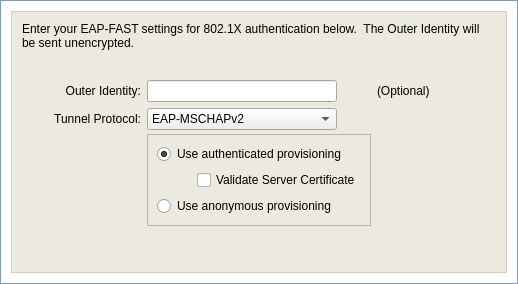
<ui version="4.0" >
 <class>Form</class>
 <widget class="QWidget" name="Form" >
  <property name="geometry" >
   <rect>
    <x>0</x>
    <y>0</y>
    <width>518</width>
    <height>284</height>
   </rect>
  </property>
  <property name="sizePolicy" >
   <sizepolicy vsizetype="Fixed" hsizetype="Fixed" >
    <horstretch>0</horstretch>
    <verstretch>0</verstretch>
   </sizepolicy>
  </property>
  <property name="minimumSize" >
   <size>
    <width>518</width>
    <height>284</height>
   </size>
  </property>
  <property name="maximumSize" >
   <size>
    <width>496</width>
    <height>262</height>
   </size>
  </property>
  <property name="windowTitle" >
   <string>Form</string>
  </property>
  <layout class="QVBoxLayout" >
   <property name="spacing" >
    <number>0</number>
   </property>
   <property name="leftMargin" >
    <number>0</number>
   </property>
   <property name="topMargin" >
    <number>0</number>
   </property>
   <property name="rightMargin" >
    <number>0</number>
   </property>
   <property name="bottomMargin" >
    <number>0</number>
   </property>
   <item>
    <widget class="QFrame" name="frameOuterCosmetic" >
     <property name="sizePolicy" >
      <sizepolicy vsizetype="Fixed" hsizetype="Preferred" >
       <horstretch>0</horstretch>
       <verstretch>0</verstretch>
      </sizepolicy>
     </property>
     <property name="minimumSize" >
      <size>
       <width>16</width>
       <height>284</height>
      </size>
     </property>
     <property name="maximumSize" >
      <size>
       <width>16777215</width>
       <height>284</height>
      </size>
     </property>
     <property name="palette" >
      <palette>
       <active>
        <colorrole role="WindowText" >
         <brush brushstyle="SolidPattern" >
          <color alpha="255" >
           <red>127</red>
           <green>157</green>
           <blue>185</blue>
          </color>
         </brush>
        </colorrole>
        <colorrole role="Base" >
         <brush brushstyle="SolidPattern" >
          <color alpha="255" >
           <red>255</red>
           <green>255</green>
           <blue>255</blue>
          </color>
         </brush>
        </colorrole>
        <colorrole role="Window" >
         <brush brushstyle="SolidPattern" >
          <color alpha="255" >
           <red>255</red>
           <green>255</green>
           <blue>255</blue>
          </color>
         </brush>
        </colorrole>
       </active>
       <inactive>
        <colorrole role="WindowText" >
         <brush brushstyle="SolidPattern" >
          <color alpha="255" >
           <red>127</red>
           <green>157</green>
           <blue>185</blue>
          </color>
         </brush>
        </colorrole>
        <colorrole role="Base" >
         <brush brushstyle="SolidPattern" >
          <color alpha="255" >
           <red>255</red>
           <green>255</green>
           <blue>255</blue>
          </color>
         </brush>
        </colorrole>
        <colorrole role="Window" >
         <brush brushstyle="SolidPattern" >
          <color alpha="255" >
           <red>255</red>
           <green>255</green>
           <blue>255</blue>
          </color>
         </brush>
        </colorrole>
       </inactive>
       <disabled>
        <colorrole role="WindowText" >
         <brush brushstyle="SolidPattern" >
          <color alpha="255" >
           <red>127</red>
           <green>127</green>
           <blue>127</blue>
          </color>
         </brush>
        </colorrole>
        <colorrole role="Base" >
         <brush brushstyle="SolidPattern" >
          <color alpha="255" >
           <red>255</red>
           <green>255</green>
           <blue>255</blue>
          </color>
         </brush>
        </colorrole>
        <colorrole role="Window" >
         <brush brushstyle="SolidPattern" >
          <color alpha="255" >
           <red>255</red>
           <green>255</green>
           <blue>255</blue>
          </color>
         </brush>
        </colorrole>
       </disabled>
      </palette>
     </property>
     <property name="autoFillBackground" >
      <bool>true</bool>
     </property>
     <property name="frameShape" >
      <enum>QFrame::Box</enum>
     </property>
     <property name="frameShadow" >
      <enum>QFrame::Plain</enum>
     </property>
     <layout class="QVBoxLayout" >
      <property name="spacing" >
       <number>10</number>
      </property>
      <property name="leftMargin" >
       <number>10</number>
      </property>
      <property name="topMargin" >
       <number>10</number>
      </property>
      <property name="rightMargin" >
       <number>10</number>
      </property>
      <property name="bottomMargin" >
       <number>10</number>
      </property>
      <item>
       <widget class="QFrame" name="frame" >
        <property name="palette" >
         <palette>
          <active>
           <colorrole role="WindowText" >
            <brush brushstyle="SolidPattern" >
             <color alpha="255" >
              <red>208</red>
              <green>208</green>
              <blue>191</blue>
             </color>
            </brush>
           </colorrole>
           <colorrole role="Base" >
            <brush brushstyle="SolidPattern" >
             <color alpha="255" >
              <red>255</red>
              <green>255</green>
              <blue>255</blue>
             </color>
            </brush>
           </colorrole>
           <colorrole role="Window" >
            <brush brushstyle="SolidPattern" >
             <color alpha="255" >
              <red>236</red>
              <green>234</green>
              <blue>223</blue>
             </color>
            </brush>
           </colorrole>
          </active>
          <inactive>
           <colorrole role="WindowText" >
            <brush brushstyle="SolidPattern" >
             <color alpha="255" >
              <red>208</red>
              <green>208</green>
              <blue>191</blue>
             </color>
            </brush>
           </colorrole>
           <colorrole role="Base" >
            <brush brushstyle="SolidPattern" >
             <color alpha="255" >
              <red>255</red>
              <green>255</green>
              <blue>255</blue>
             </color>
            </brush>
           </colorrole>
           <colorrole role="Window" >
            <brush brushstyle="SolidPattern" >
             <color alpha="255" >
              <red>236</red>
              <green>234</green>
              <blue>223</blue>
             </color>
            </brush>
           </colorrole>
          </inactive>
          <disabled>
           <colorrole role="WindowText" >
            <brush brushstyle="SolidPattern" >
             <color alpha="255" >
              <red>127</red>
              <green>127</green>
              <blue>127</blue>
             </color>
            </brush>
           </colorrole>
           <colorrole role="Base" >
            <brush brushstyle="SolidPattern" >
             <color alpha="255" >
              <red>236</red>
              <green>234</green>
              <blue>223</blue>
             </color>
            </brush>
           </colorrole>
           <colorrole role="Window" >
            <brush brushstyle="SolidPattern" >
             <color alpha="255" >
              <red>236</red>
              <green>234</green>
              <blue>223</blue>
             </color>
            </brush>
           </colorrole>
          </disabled>
         </palette>
        </property>
        <property name="autoFillBackground" >
         <bool>true</bool>
        </property>
        <property name="frameShape" >
         <enum>QFrame::Box</enum>
        </property>
        <property name="frameShadow" >
         <enum>QFrame::Plain</enum>
        </property>
        <layout class="QVBoxLayout" >
         <property name="spacing" >
          <number>10</number>
         </property>
         <property name="leftMargin" >
          <number>10</number>
         </property>
         <property name="topMargin" >
          <number>10</number>
         </property>
         <property name="rightMargin" >
          <number>10</number>
         </property>
         <property name="bottomMargin" >
          <number>10</number>
         </property>
         <item>
          <widget class="QLabel" name="labelMessage" >
           <property name="palette" >
            <palette>
             <active>
              <colorrole role="WindowText" >
               <brush brushstyle="SolidPattern" >
                <color alpha="255" >
                 <red>0</red>
                 <green>0</green>
                 <blue>0</blue>
                </color>
               </brush>
              </colorrole>
             </active>
             <inactive>
              <colorrole role="WindowText" >
               <brush brushstyle="SolidPattern" >
                <color alpha="255" >
                 <red>0</red>
                 <green>0</green>
                 <blue>0</blue>
                </color>
               </brush>
              </colorrole>
             </inactive>
             <disabled>
              <colorrole role="WindowText" >
               <brush brushstyle="SolidPattern" >
                <color alpha="255" >
                 <red>118</red>
                 <green>116</green>
                 <blue>108</blue>
                </color>
               </brush>
              </colorrole>
             </disabled>
            </palette>
           </property>
           <property name="font" >
            <font>
             <family>Arial</family>
             <pointsize>9</pointsize>
            </font>
           </property>
           <property name="text" >
            <string>Enter your EAP-FAST settings for 802.1X authentication below.  The Outer Identity will be sent unencrypted.</string>
           </property>
           <property name="wordWrap" >
            <bool>true</bool>
           </property>
          </widget>
         </item>
         <item>
          <spacer>
           <property name="orientation" >
            <enum>Qt::Vertical</enum>
           </property>
           <property name="sizeType" >
            <enum>QSizePolicy::Fixed</enum>
           </property>
           <property name="sizeHint" >
            <size>
             <width>20</width>
             <height>20</height>
            </size>
           </property>
          </spacer>
         </item>
         <item>
          <widget class="QFrame" name="frame_4" >
           <property name="sizePolicy" >
            <sizepolicy vsizetype="Fixed" hsizetype="Preferred" >
             <horstretch>0</horstretch>
             <verstretch>0</verstretch>
            </sizepolicy>
           </property>
           <property name="frameShape" >
            <enum>QFrame::NoFrame</enum>
           </property>
           <property name="frameShadow" >
            <enum>QFrame::Raised</enum>
           </property>
           <layout class="QHBoxLayout" >
            <property name="spacing" >
             <number>6</number>
            </property>
            <property name="leftMargin" >
             <number>0</number>
            </property>
            <property name="topMargin" >
             <number>0</number>
            </property>
            <property name="rightMargin" >
             <number>0</number>
            </property>
            <property name="bottomMargin" >
             <number>0</number>
            </property>
            <item>
             <spacer>
              <property name="orientation" >
               <enum>Qt::Horizontal</enum>
              </property>
              <property name="sizeType" >
               <enum>QSizePolicy::Expanding</enum>
              </property>
              <property name="sizeHint" >
               <size>
                <width>2</width>
                <height>20</height>
               </size>
              </property>
             </spacer>
            </item>
            <item>
             <widget class="QFrame" name="frame_3" >
              <property name="sizePolicy" >
               <sizepolicy vsizetype="Expanding" hsizetype="Preferred" >
                <horstretch>0</horstretch>
                <verstretch>0</verstretch>
               </sizepolicy>
              </property>
              <property name="frameShape" >
               <enum>QFrame::NoFrame</enum>
              </property>
              <property name="frameShadow" >
               <enum>QFrame::Raised</enum>
              </property>
              <layout class="QVBoxLayout" >
               <property name="spacing" >
                <number>4</number>
               </property>
               <property name="leftMargin" >
                <number>0</number>
               </property>
               <property name="topMargin" >
                <number>0</number>
               </property>
               <property name="rightMargin" >
                <number>0</number>
               </property>
               <property name="bottomMargin" >
                <number>0</number>
               </property>
               <item>
                <widget class="QLabel" name="labelOuterId" >
                 <property name="sizePolicy" >
                  <sizepolicy vsizetype="Fixed" hsizetype="Fixed" >
                   <horstretch>0</horstretch>
                   <verstretch>0</verstretch>
                  </sizepolicy>
                 </property>
                 <property name="minimumSize" >
                  <size>
                   <width>110</width>
                   <height>22</height>
                  </size>
                 </property>
                 <property name="maximumSize" >
                  <size>
                   <width>110</width>
                   <height>22</height>
                  </size>
                 </property>
                 <property name="palette" >
                  <palette>
                   <active>
                    <colorrole role="WindowText" >
                     <brush brushstyle="SolidPattern" >
                      <color alpha="255" >
                       <red>0</red>
                       <green>0</green>
                       <blue>0</blue>
                      </color>
                     </brush>
                    </colorrole>
                   </active>
                   <inactive>
                    <colorrole role="WindowText" >
                     <brush brushstyle="SolidPattern" >
                      <color alpha="255" >
                       <red>0</red>
                       <green>0</green>
                       <blue>0</blue>
                      </color>
                     </brush>
                    </colorrole>
                   </inactive>
                   <disabled>
                    <colorrole role="WindowText" >
                     <brush brushstyle="SolidPattern" >
                      <color alpha="255" >
                       <red>127</red>
                       <green>127</green>
                       <blue>127</blue>
                      </color>
                     </brush>
                    </colorrole>
                   </disabled>
                  </palette>
                 </property>
                 <property name="font" >
                  <font>
                   <family>Arial</family>
                   <pointsize>9</pointsize>
                  </font>
                 </property>
                 <property name="text" >
                  <string>Outer Identity:</string>
                 </property>
                 <property name="alignment" >
                  <set>Qt::AlignRight|Qt::AlignTrailing|Qt::AlignVCenter</set>
                 </property>
                </widget>
               </item>
               <item>
                <spacer>
                 <property name="orientation" >
                  <enum>Qt::Vertical</enum>
                 </property>
                 <property name="sizeType" >
                  <enum>QSizePolicy::Fixed</enum>
                 </property>
                 <property name="sizeHint" >
                  <size>
                   <width>20</width>
                   <height>2</height>
                  </size>
                 </property>
                </spacer>
               </item>
               <item>
                <widget class="QLabel" name="labelProtocol" >
                 <property name="sizePolicy" >
                  <sizepolicy vsizetype="Fixed" hsizetype="Fixed" >
                   <horstretch>0</horstretch>
                   <verstretch>0</verstretch>
                  </sizepolicy>
                 </property>
                 <property name="minimumSize" >
                  <size>
                   <width>110</width>
                   <height>22</height>
                  </size>
                 </property>
                 <property name="maximumSize" >
                  <size>
                   <width>110</width>
                   <height>22</height>
                  </size>
                 </property>
                 <property name="palette" >
                  <palette>
                   <active>
                    <colorrole role="WindowText" >
                     <brush brushstyle="SolidPattern" >
                      <color alpha="255" >
                       <red>0</red>
                       <green>0</green>
                       <blue>0</blue>
                      </color>
                     </brush>
                    </colorrole>
                   </active>
                   <inactive>
                    <colorrole role="WindowText" >
                     <brush brushstyle="SolidPattern" >
                      <color alpha="255" >
                       <red>0</red>
                       <green>0</green>
                       <blue>0</blue>
                      </color>
                     </brush>
                    </colorrole>
                   </inactive>
                   <disabled>
                    <colorrole role="WindowText" >
                     <brush brushstyle="SolidPattern" >
                      <color alpha="255" >
                       <red>127</red>
                       <green>127</green>
                       <blue>127</blue>
                      </color>
                     </brush>
                    </colorrole>
                   </disabled>
                  </palette>
                 </property>
                 <property name="font" >
                  <font>
                   <family>Arial</family>
                   <pointsize>9</pointsize>
                  </font>
                 </property>
                 <property name="text" >
                  <string>Tunnel Protocol:</string>
                 </property>
                 <property name="alignment" >
                  <set>Qt::AlignRight|Qt::AlignTrailing|Qt::AlignVCenter</set>
                 </property>
                </widget>
               </item>
               <item>
                <spacer>
                 <property name="orientation" >
                  <enum>Qt::Vertical</enum>
                 </property>
                 <property name="sizeHint" >
                  <size>
                   <width>20</width>
                   <height>2</height>
                  </size>
                 </property>
                </spacer>
               </item>
              </layout>
             </widget>
            </item>
            <item>
             <widget class="QFrame" name="frame_2" >
              <property name="sizePolicy" >
               <sizepolicy vsizetype="Fixed" hsizetype="Preferred" >
                <horstretch>0</horstretch>
                <verstretch>0</verstretch>
               </sizepolicy>
              </property>
              <property name="frameShape" >
               <enum>QFrame::NoFrame</enum>
              </property>
              <property name="frameShadow" >
               <enum>QFrame::Raised</enum>
              </property>
              <layout class="QVBoxLayout" >
               <property name="spacing" >
                <number>4</number>
               </property>
               <property name="leftMargin" >
                <number>0</number>
               </property>
               <property name="topMargin" >
                <number>0</number>
               </property>
               <property name="rightMargin" >
                <number>0</number>
               </property>
               <property name="bottomMargin" >
                <number>0</number>
               </property>
               <item>
                <widget class="QLineEdit" name="dataFieldOuterID" >
                 <property name="sizePolicy" >
                  <sizepolicy vsizetype="Fixed" hsizetype="Fixed" >
                   <horstretch>0</horstretch>
                   <verstretch>0</verstretch>
                  </sizepolicy>
                 </property>
                 <property name="minimumSize" >
                  <size>
                   <width>190</width>
                   <height>22</height>
                  </size>
                 </property>
                 <property name="maximumSize" >
                  <size>
                   <width>190</width>
                   <height>22</height>
                  </size>
                 </property>
                 <property name="font" >
                  <font>
                   <family>Arial</family>
                   <pointsize>9</pointsize>
                  </font>
                 </property>
                 <property name="maxLength" >
                  <number>256</number>
                 </property>
                </widget>
               </item>
               <item>
                <spacer>
                 <property name="orientation" >
                  <enum>Qt::Vertical</enum>
                 </property>
                 <property name="sizeType" >
                  <enum>QSizePolicy::Fixed</enum>
                 </property>
                 <property name="sizeHint" >
                  <size>
                   <width>20</width>
                   <height>2</height>
                  </size>
                 </property>
                </spacer>
               </item>
               <item>
                <widget class="QComboBox" name="comboBoxProtocol" >
                 <property name="sizePolicy" >
                  <sizepolicy vsizetype="Fixed" hsizetype="Fixed" >
                   <horstretch>0</horstretch>
                   <verstretch>0</verstretch>
                  </sizepolicy>
                 </property>
                 <property name="minimumSize" >
                  <size>
                   <width>190</width>
                   <height>22</height>
                  </size>
                 </property>
                 <property name="maximumSize" >
                  <size>
                   <width>190</width>
                   <height>22</height>
                  </size>
                 </property>
                 <property name="font" >
                  <font>
                   <family>Arial</family>
                   <pointsize>9</pointsize>
                  </font>
                 </property>
                 <item>
                  <property name="text" >
                   <string>EAP-MSCHAPv2</string>
                  </property>
                 </item>
                 <item>
                  <property name="text" >
                   <string>EAP-GTC</string>
                  </property>
                 </item>
                </widget>
               </item>
               <item>
                <widget class="QFrame" name="frame_6" >
                 <property name="frameShape" >
                  <enum>QFrame::StyledPanel</enum>
                 </property>
                 <property name="frameShadow" >
                  <enum>QFrame::Raised</enum>
                 </property>
                 <layout class="QVBoxLayout" >
                  <item>
                   <widget class="QRadioButton" name="authProv" >
                    <property name="palette" >
                     <palette>
                      <active>
                       <colorrole role="WindowText" >
                        <brush brushstyle="SolidPattern" >
                         <color alpha="255" >
                          <red>0</red>
                          <green>0</green>
                          <blue>0</blue>
                         </color>
                        </brush>
                       </colorrole>
                      </active>
                      <inactive>
                       <colorrole role="WindowText" >
                        <brush brushstyle="SolidPattern" >
                         <color alpha="255" >
                          <red>0</red>
                          <green>0</green>
                          <blue>0</blue>
                         </color>
                        </brush>
                       </colorrole>
                      </inactive>
                      <disabled>
                       <colorrole role="WindowText" >
                        <brush brushstyle="SolidPattern" >
                         <color alpha="255" >
                          <red>127</red>
                          <green>127</green>
                          <blue>127</blue>
                         </color>
                        </brush>
                       </colorrole>
                      </disabled>
                     </palette>
                    </property>
                    <property name="text" >
                     <string>Use authenticated provisioning</string>
                    </property>
                    <property name="checked" >
                     <bool>true</bool>
                    </property>
                   </widget>
                  </item>
                  <item>
                   <layout class="QHBoxLayout" >
                    <item>
                     <spacer>
                      <property name="orientation" >
                       <enum>Qt::Horizontal</enum>
                      </property>
                      <property name="sizeType" >
                       <enum>QSizePolicy::Fixed</enum>
                      </property>
                      <property name="sizeHint" >
                       <size>
                        <width>40</width>
                        <height>20</height>
                       </size>
                      </property>
                     </spacer>
                    </item>
                    <item>
                     <widget class="QCheckBox" name="checkBoxValidateCert" >
                      <property name="sizePolicy" >
                       <sizepolicy vsizetype="Fixed" hsizetype="Expanding" >
                        <horstretch>0</horstretch>
                        <verstretch>0</verstretch>
                       </sizepolicy>
                      </property>
                      <property name="palette" >
                       <palette>
                        <active>
                         <colorrole role="WindowText" >
                          <brush brushstyle="SolidPattern" >
                           <color alpha="255" >
                            <red>0</red>
                            <green>0</green>
                            <blue>0</blue>
                           </color>
                          </brush>
                         </colorrole>
                        </active>
                        <inactive>
                         <colorrole role="WindowText" >
                          <brush brushstyle="SolidPattern" >
                           <color alpha="255" >
                            <red>0</red>
                            <green>0</green>
                            <blue>0</blue>
                           </color>
                          </brush>
                         </colorrole>
                        </inactive>
                        <disabled>
                         <colorrole role="WindowText" >
                          <brush brushstyle="SolidPattern" >
                           <color alpha="255" >
                            <red>127</red>
                            <green>127</green>
                            <blue>127</blue>
                           </color>
                          </brush>
                         </colorrole>
                        </disabled>
                       </palette>
                      </property>
                      <property name="font" >
                       <font>
                        <family>Arial</family>
                        <pointsize>9</pointsize>
                       </font>
                      </property>
                      <property name="text" >
                       <string>Validate Server Certificate</string>
                      </property>
                     </widget>
                    </item>
                   </layout>
                  </item>
                  <item>
                   <widget class="QRadioButton" name="unauthProv" >
                    <property name="palette" >
                     <palette>
                      <active>
                       <colorrole role="WindowText" >
                        <brush brushstyle="SolidPattern" >
                         <color alpha="255" >
                          <red>0</red>
                          <green>0</green>
                          <blue>0</blue>
                         </color>
                        </brush>
                       </colorrole>
                      </active>
                      <inactive>
                       <colorrole role="WindowText" >
                        <brush brushstyle="SolidPattern" >
                         <color alpha="255" >
                          <red>0</red>
                          <green>0</green>
                          <blue>0</blue>
                         </color>
                        </brush>
                       </colorrole>
                      </inactive>
                      <disabled>
                       <colorrole role="WindowText" >
                        <brush brushstyle="SolidPattern" >
                         <color alpha="255" >
                          <red>127</red>
                          <green>127</green>
                          <blue>127</blue>
                         </color>
                        </brush>
                       </colorrole>
                      </disabled>
                     </palette>
                    </property>
                    <property name="text" >
                     <string>Use anonymous provisioning</string>
                    </property>
                   </widget>
                  </item>
                 </layout>
                </widget>
               </item>
              </layout>
             </widget>
            </item>
            <item>
             <widget class="QFrame" name="frame_5" >
              <property name="sizePolicy" >
               <sizepolicy vsizetype="Expanding" hsizetype="Fixed" >
                <horstretch>0</horstretch>
                <verstretch>0</verstretch>
               </sizepolicy>
              </property>
              <property name="frameShape" >
               <enum>QFrame::NoFrame</enum>
              </property>
              <property name="frameShadow" >
               <enum>QFrame::Raised</enum>
              </property>
              <layout class="QVBoxLayout" >
               <property name="spacing" >
                <number>0</number>
               </property>
               <property name="leftMargin" >
                <number>0</number>
               </property>
               <property name="topMargin" >
                <number>0</number>
               </property>
               <property name="rightMargin" >
                <number>0</number>
               </property>
               <property name="bottomMargin" >
                <number>0</number>
               </property>
               <item>
                <widget class="QLabel" name="labelOptional" >
                 <property name="sizePolicy" >
                  <sizepolicy vsizetype="Fixed" hsizetype="Fixed" >
                   <horstretch>0</horstretch>
                   <verstretch>0</verstretch>
                  </sizepolicy>
                 </property>
                 <property name="minimumSize" >
                  <size>
                   <width>110</width>
                   <height>22</height>
                  </size>
                 </property>
                 <property name="maximumSize" >
                  <size>
                   <width>110</width>
                   <height>22</height>
                  </size>
                 </property>
                 <property name="palette" >
                  <palette>
                   <active>
                    <colorrole role="WindowText" >
                     <brush brushstyle="SolidPattern" >
                      <color alpha="255" >
                       <red>0</red>
                       <green>0</green>
                       <blue>0</blue>
                      </color>
                     </brush>
                    </colorrole>
                   </active>
                   <inactive>
                    <colorrole role="WindowText" >
                     <brush brushstyle="SolidPattern" >
                      <color alpha="255" >
                       <red>0</red>
                       <green>0</green>
                       <blue>0</blue>
                      </color>
                     </brush>
                    </colorrole>
                   </inactive>
                   <disabled>
                    <colorrole role="WindowText" >
                     <brush brushstyle="SolidPattern" >
                      <color alpha="255" >
                       <red>127</red>
                       <green>127</green>
                       <blue>127</blue>
                      </color>
                     </brush>
                    </colorrole>
                   </disabled>
                  </palette>
                 </property>
                 <property name="font" >
                  <font>
                   <family>Arial</family>
                   <pointsize>9</pointsize>
                  </font>
                 </property>
                 <property name="text" >
                  <string>(Optional)</string>
                 </property>
                 <property name="alignment" >
                  <set>Qt::AlignLeading|Qt::AlignLeft|Qt::AlignVCenter</set>
                 </property>
                </widget>
               </item>
               <item>
                <spacer>
                 <property name="orientation" >
                  <enum>Qt::Vertical</enum>
                 </property>
                 <property name="sizeHint" >
                  <size>
                   <width>20</width>
                   <height>2</height>
                  </size>
                 </property>
                </spacer>
               </item>
              </layout>
             </widget>
            </item>
            <item>
             <spacer>
              <property name="orientation" >
               <enum>Qt::Horizontal</enum>
              </property>
              <property name="sizeType" >
               <enum>QSizePolicy::Expanding</enum>
              </property>
              <property name="sizeHint" >
               <size>
                <width>2</width>
                <height>20</height>
               </size>
              </property>
             </spacer>
            </item>
           </layout>
          </widget>
         </item>
         <item>
          <spacer>
           <property name="orientation" >
            <enum>Qt::Vertical</enum>
           </property>
           <property name="sizeHint" >
            <size>
             <width>20</width>
             <height>40</height>
            </size>
           </property>
          </spacer>
         </item>
        </layout>
       </widget>
      </item>
     </layout>
    </widget>
   </item>
  </layout>
 </widget>
 <resources/>
 <connections/>
</ui>
